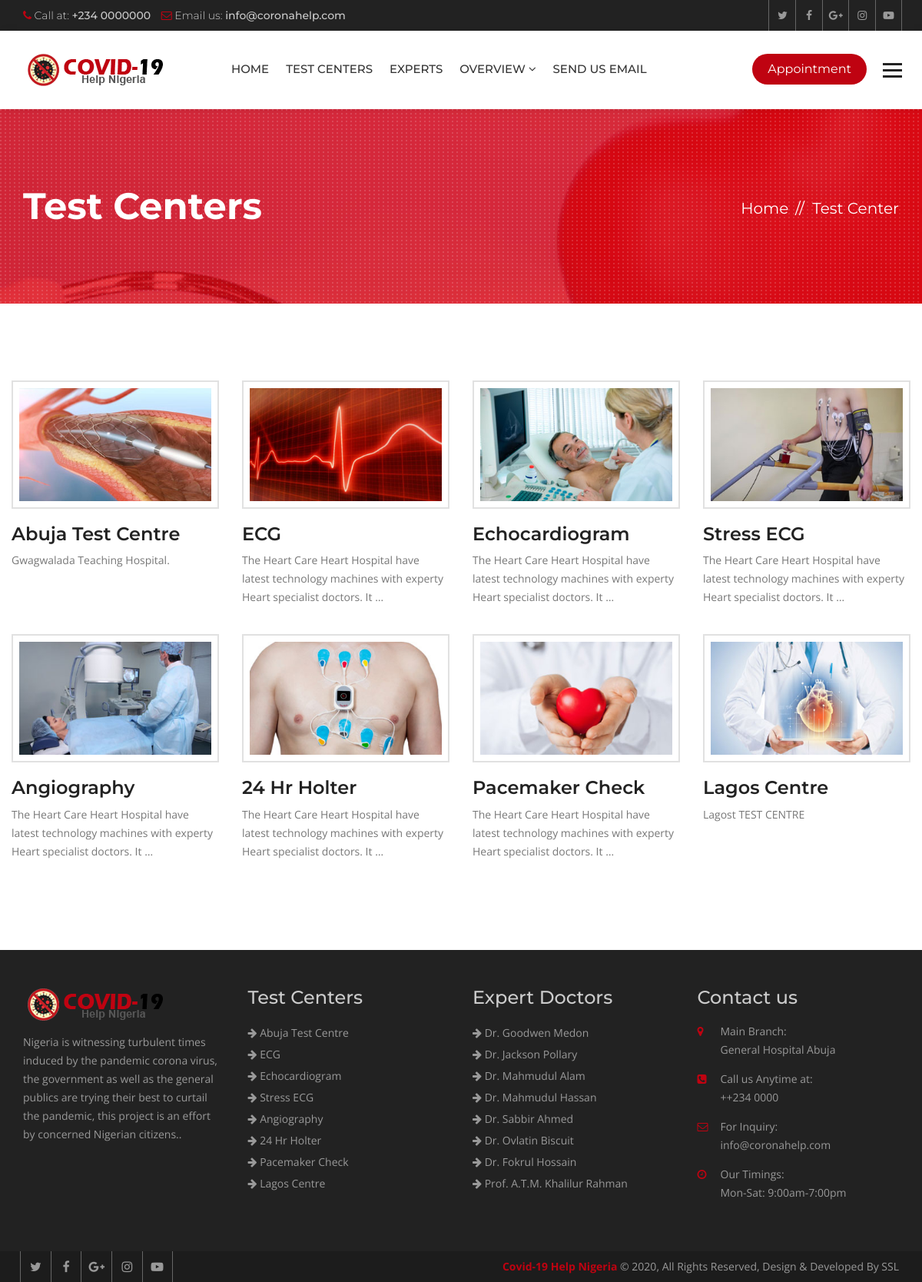
Page /services/ on the committed database.
### hospital/models.py (models this page shows, shortened)
class Service(models.Model):
    title = models.CharField(max_length=120)
    description = models.TextField()
    items = models.ManyToManyField(to='Item',)
    thumbnail = models.ImageField(upload_to='services/')
    cover = models.ImageField(upload_to='services/')
    image1 = models.ImageField(upload_to='services/', blank=True, null=True)
    image2 = models.ImageField(upload_to='services/', blank=True, null=True)

class Doctor(models.Model):
    name = models.CharField(max_length=120)
    speciality = models.CharField(max_length=120)
    picture = models.ImageField(upload_to="doctors/")
    details = models.TextField()
    experience = models.TextField()
    expertize = models.ManyToManyField(to='Expertize', related_name='doctors')
    twitter = models.CharField(max_length=120, blank=True, null=True)
    facebook = models.CharField(max_length=120, blank=True, null=True)
    instagram = models.CharField(max_length=120, blank=True, null=True)

### hospital/views.py (the view)
# urls.py: path('services/', views.ServiceListView.as_view(), name="services"),
class ServiceListView(ListView):
    queryset = Service.objects.all()
    template_name = "hospital/services.html"

### hospital/context_processors.py (called while the page is built)
def footer_content(request):
    services = Service.objects.all()
    doctors = Doctor.objects.all()
    context = {
        'services': services,
        'doctors': doctors
    }
    return context

### templates/hospital/services.html (shortened to what this page needs)
{% extends 'base.html' %}
{% block maincontent %}
<div class="inner-banner">
  <div class="container">
    <div class="row">
      <div class="col-md-7">
        <h1>Test Centers</h1>
      </div>
      <div class="col-md-5">
        <ol class="breadcrumb">
          <li><a href="{% url 'index' %}">Home</a></li>
          <li class="active">Test Center</li>
        </ol>
      </div>
    </div>
  </div>
</div>
<div class="main-content">
  <section class="services">
    <div class="container">
      <div class="row">
        <div class="service-style-1">
          <div class="row">
            {% for service in object_list %}
            <div class="col-md-3 col-sm-3">
              <div class="service-box">
                <div class="ser-thumb">
                  <img src="{{ service.thumbnail.url }}" alt=""></div>
                <div class="ser-content">
                  <h3><a href="{% url 'service_details' service.id %}">{{ service.title }}</a></h3>
                  <p>{{ service.description|truncatewords:15 }}</p>
                </div>
              </div>
            </div>
            {% endfor %}
          </div>
        </div>
      </div>
    </div>
  </section>
</div>
{% endblock maincontent %}

### templates/base.html (shortened to what this page needs)
{% load static %}
<!DOCTYPE html>
<html lang="en">
  <head>
    {% include 'partials/_css.html' %}
  </head>
<body>
  <div class="wrapper">
    {% include 'partials/_header.html' %}
    {% block maincontent %}
    {% endblock maincontent %}
    {% include 'partials/_footer.html' %}
    {% include 'partials/_js.html' %}
</body>
</html>

### templates/partials/_css.html (shortened to what this page needs)
{% load static %}
<link href="{% static 'heartcare/css/custom.css' %}" rel="stylesheet">
<link href="{% static 'heartcare/css/bootstrap.min.css' %}" rel="stylesheet">
<link href="{% static 'heartcare/css/color.css' %}" rel="stylesheet">
<link href="{% static 'heartcare/css/responsive.css' %}" rel="stylesheet">
<link href="{% static 'heartcare/css/font-awesome.min.css' %}" rel="stylesheet">
<link href="{% static 'heartcare/css/prettyPhoto.css' %}" rel="stylesheet">
<link href="{% static 'heartcare/css/owl.carousel.min.css' %}" rel="stylesheet">
<link href="{% static 'heartcare/css/bootstrap-datetimepicker.min.css' %}" rel="stylesheet">

### templates/partials/_header.html (shortened to what this page needs)
{% load static %}
<header class="site-header">
  <div class="top-bar">
    <div class="container">
      <div class="row">
        <div class="col-md-6 col-sm-8">
          <ul>
            <li><i class="fa fa-phone" aria-hidden="true"></i> Call at: <strong>+234 0000000</strong></li>
            <li><i class="fa fa-envelope-o" aria-hidden="true"></i> Email us: <strong>info@coronahelp.com</strong>
            </li>
          </ul>
        </div>
        <div class="col-md-6 col-sm-4 top-social"> <a href="#"><i class="fa fa-twitter" aria-hidden="true"></i></a>
          <a href="#"><i class="fa fa-facebook" aria-hidden="true"></i></a> <a href="#"><i class="fa fa-google-plus"
              aria-hidden="true"></i></a> <a href="#"><i class="fa fa-instagram" aria-hidden="true"></i></a> <a
            href="#"><i class="fa fa-youtube-play" aria-hidden="true"></i></a> </div>
      </div>
    </div>
  </div>
  <div class="nav-logo-area">
    <div class="container">
      <div class="row">
        <div class="col-md-12">
          <nav class="navbar navbar-default">
            <div class="navbar-header">
              <a class="navbar-brand" href="{% url 'index' %}"><img src="{% static 'heartcare/images/logo.png' %}"
                  alt=""></a> </div>
            <div class="collapse navbar-collapse" id="bs-example-navbar-collapse-1">
              <ul class="nav navbar-nav">
                <li><a href="{% url 'index' %}">Home</a></li>
                <li><a href="{% url 'services' %}">Test Centers</a></li>
                <li><a href="{% url 'doctors' %}">Experts</a></li>
                <li class="dropdown"> <a href="#" class="dropdown-toggle" data-toggle="dropdown" role="button"
                    aria-haspopup="true" aria-expanded="false">Overview <span class="fa fa-angle-down"></span></a>
                </li>
                <li><a href="{% url 'contact' %}">Send Us Email</a></li>
              </ul>
              <ul class="nav navbar-nav navbar-right">
                <li><a class="appoint" href="{% url 'appointment' %}">Appointment</a></li>
                <li> <a id="menu-toggle" href="#" class="toggle"><img src="{% static 'heartcare/images/bars.png' %}"
                      alt=""></a> </li>
              </ul>
            </div>
          </nav>
        </div>
      </div>
    </div>
  </div>
</header>

### templates/partials/_sidebar.html (shortened to what this page needs)
{% load static %}

### templates/partials/_slider.html (shortened to what this page needs)
{% load static %}

### templates/partials/_footer.html
{% load static %}
<footer class="footer">
  <div class="footer-widgets">
    <div class="container">
      <div class="row">
        <div class="col-md-3 col-sm-6">
          <div class="widget"> <img class="ft-logo" src="{% static 'heartcare/images/logo.png' %}" alt="">
            <p>Nigeria is witnessing turbulent times induced by the pandemic corona virus, the government as well as the general publics are trying their best to curtail
              the pandemic, this project is an effort by concerned Nigerian citizens.. </p>
          </div>
        </div>
        <div class="col-md-3 col-sm-6">
          <div class="widget">
            <h3>Test Centers</h3>
            <ul>
              {% for service in services|slice:':8' %}
              <li><a href="{% url 'service_details' service.id %}"><i class="fa fa-arrow-right"></i>
                  {{service.title }}</a></li>
              {% endfor %}
            </ul>
          </div>
        </div>
        <div class="col-md-3 col-sm-6">
          <div class="widget">
            <h3>Expert Doctors</h3>
            <ul>
              {% for doctor in doctors|slice:':8' %}
              <li><a href="{% url 'doctor_details' doctor.id %}"><i class="fa fa-arrow-right"></i> {{ doctor.name }}</a>
              </li>
              {% endfor %}
            </ul>
          </div>
        </div>
        <div class="col-md-3 col-sm-6">
          <div class="widget">
            <h3>Contact us</h3>
            <address>
              <ul>
                <li> <span class="icon"><i class="fa fa-map-marker" aria-hidden="true"></i></span> <span
                    class="add-text"><strong>Main Branch:</strong> General Hospital Abuja</span> </li>
                <li> <span class="icon"><i class="fa fa-phone-square" aria-hidden="true"></i></span> <span
                    class="add-text"><strong>Call us Anytime at:</strong> ++234 0000</span> </li>
                <li> <span class="icon"><i class="fa fa-envelope-o" aria-hidden="true"></i></span> <span
                    class="add-text"><strong>For Inquiry:</strong> info@coronahelp.com</span> </li>
                <li> <span class="icon"><i class="fa fa-clock-o" aria-hidden="true"></i></span> <span
                    class="add-text"><strong>Our Timings:</strong> Mon-Sat: 9:00am-7:00pm</span> </li>
              </ul>
            </address>
          </div>
        </div>
      </div>
    </div>
  </div>
  <div class="footer-cr">
    <div class="container">
      <div class="row">
        <div class="col-md-6">
          <div class="footer-social"> <a href="#"><i class="fa fa-twitter" aria-hidden="true"></i></a> <a href="#"><i
                class="fa fa-facebook" aria-hidden="true"></i></a> <a href="#"><i class="fa fa-google-plus"
                aria-hidden="true"></i></a> <a href="#"><i class="fa fa-instagram" aria-hidden="true"></i></a> <a
              href="#"><i class="fa fa-youtube-play" aria-hidden="true"></i></a>
          </div>
        </div>
        <div class="col-md-6">
          <p><strong>Covid-19 Help Nigeria</strong> © {% now 'Y' %}, All Rights Reserved, Design & Developed By SSL</p>
        </div>
      </div>
    </div>
  </div>
</footer>

### templates/partials/_js.html (shortened to what this page needs)
</div>
{% load static %}

### heartcare/static/heartcare/css/color.css (style rules this page uses)
.site-header .navbar-default .navbar-nav > li > a:hover, .site-header .navbar-default .navbar-nav > .active > a, .site-header .navbar-default .navbar-nav > .active > a:focus, .site-header .navbar-default .navbar-nav > .active > a:hover, .site-header .navbar-default .navbar-nav > .open > a, .site-header .navbar-default .navbar-nav > .open > a:focus, .site-header .navbar-default .navbar-nav > .open > a:hover, .main-slider .owl-theme .owl-dots .owl-dot.active span, .main-slider .owl-theme .owl-dots .owl-dot:hover span, .site-header .navbar-nav > li > a.appoint, .site-header .navbar-nav > li > a.nav-search, .btn-1, .site-header .dropdown-menu > li > a:after, .app-form input[type="submit"], .header-style-two .nav-area, .learn-more, .play:hover, .cp-tabs .nav-tabs > li.active > a, .cp-tabs .nav-tabs > li.active > a:focus, .cp-tabs .nav-tabs > li.active > a:hover, .site-header .head-search .btn.btn-default, .main-slider .owl-theme .owl-dots .owl-dot.active span, .main-slider .owl-theme .owl-dots .owl-dot:hover span, .service-box-2:after, .Heart-box:hover .v-icon, .Heart-box:hover .v-text, .post-date, .team-two .team-social li a, .team-two .team-box .team-text:after, .book-appointment-widget a, .cp-pagination .pagination > li > a:hover, .cp-pagination .pagination > li > span:hover, .book-app, .submit-btn, .news-thumb .date, .newsletter-form button, .news-detail blockquote, .comment-form input[type="submit"], .pro-hover a, .review-form input[type="submit"], .related-products .owl-dots .owl-dot.active span, .related-products .owl-dots .owl-dot:hover span, .heart-care-services .nav-tabs>li.active>a, .heart-care-services .nav-tabs>li.active>a:focus, .heart-care-services .nav-tabs>li.active>a:hover, .heart-care-services .nav-tabs>li>a:hover, .services-nav h3, .site-header .dropdown-menu > li > a:hover, .features-box:hover, .features-box.selected, .footer .widget .rm, .home-testimonials .owl-theme .owl-dots .owl-dot.active span, .home-testimonials .owl-theme .owl-dots .owl-dot:hover span { background: #bf0311; }
.top-bar li .fa, .top-social a:hover, .view, .services-list .service h3 a:hover, .service-style-1 .service-box .ser-content h3 a:hover, .faqs .panel-default > .panel-heading h4 a, .faqs .panel-default > .panel-heading a::after, .team-text h5 a:hover, .section-title-3 strong, .post-text > h5 a:hover, .read-more:hover, .widget address .icon, .footer .widget a:hover, .footer-cr p strong, .footer-social a:hover, .post-meta li, .post-meta li:after, .post-meta li a, .header-service-area .icon, .header-service-area strong, .section-title-1 strong, .section-title-1 h2, .sectio-title-2 strong, .welcome-text .designation, .Heart-box .v-icon, .phone-icon, .services-nav .side-nav li:hover a, .services-nav .side-nav li.active a, .gallery-thumb .hover-info a, .archives li:before, .search-form button, .date-time, .right-404 strong, .prices, .review .fa, .login-social li, .login-social li a, .heart-care-services .nav-tabs>li>a { color: #bf0311; }

### rows in the picture
Service: thumbnail (picture), title "Abuja Test Centre", description "Gwagwalada Teaching Hospital."
Service: thumbnail (picture), title "ECG", description "The Heart Care Heart Hospital have latest technology machines with experty Heart specialist doctors. It …"
Service: thumbnail (picture), title "Echocardiogram", description "The Heart Care Heart Hospital have latest technology machines with experty Heart specialist doctors. It …"
Service: thumbnail (picture), title "Stress ECG", description "The Heart Care Heart Hospital have latest technology machines with experty Heart specialist doctors. It …"
Service: thumbnail (picture), title "Angiography", description "The Heart Care Heart Hospital have latest technology machines with experty Heart specialist doctors. It …"
Service: thumbnail (picture), title "24 Hr Holter", description "The Heart Care Heart Hospital have latest technology machines with experty Heart specialist doctors. It …"
Service: thumbnail (picture), title "Pacemaker Check", description "The Heart Care Heart Hospital have latest technology machines with experty Heart specialist doctors. It …"
Service: thumbnail (picture), title "Lagos Centre", description "Lagost TEST CENTRE"
Doctor: name "Dr. Goodwen Medon"
Doctor: name "Dr. Jackson Pollary"
Doctor: name "Dr. Mahmudul Alam"
Doctor: name "Dr. Mahmudul Hassan"
Doctor: name "Dr. Sabbir Ahmed"
Doctor: name "Dr. Ovlatin Biscuit"
Doctor: name "Dr. Fokrul Hossain"
Doctor: name "Prof. A.T.M. Khalilur Rahman"
